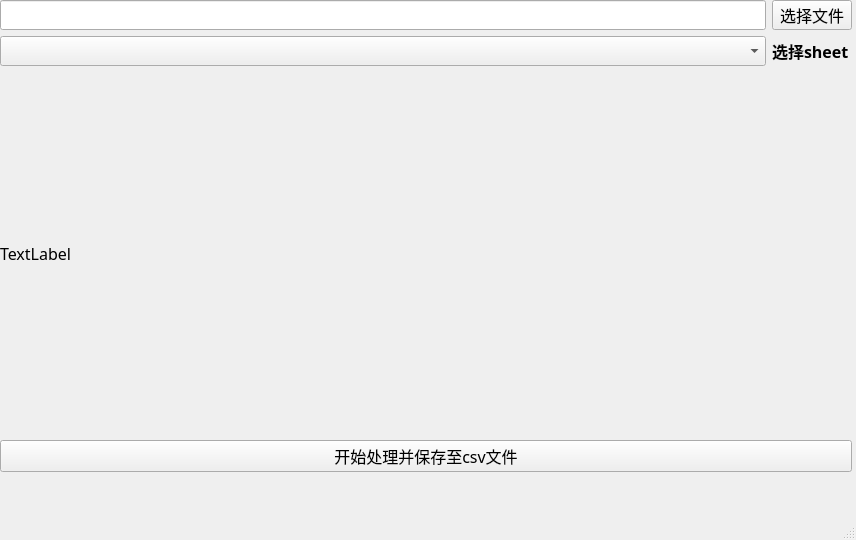
<?xml version="1.0" encoding="UTF-8"?>
<ui version="4.0">
 <class>MainWindow</class>
 <widget class="QMainWindow" name="MainWindow">
  <property name="geometry">
   <rect>
    <x>0</x>
    <y>0</y>
    <width>856</width>
    <height>540</height>
   </rect>
  </property>
  <property name="font">
   <font>
    <family>黑体</family>
    <pointsize>16</pointsize>
   </font>
  </property>
  <property name="windowTitle">
   <string>MainWindow</string>
  </property>
  <widget class="QWidget" name="centralwidget">
   <property name="font">
    <font>
     <pointsize>12</pointsize>
    </font>
   </property>
   <widget class="QWidget" name="">
    <property name="geometry">
     <rect>
      <x>0</x>
      <y>0</y>
      <width>852</width>
      <height>472</height>
     </rect>
    </property>
    <layout class="QGridLayout" name="gridLayout">
     <item row="0" column="0">
      <layout class="QHBoxLayout" name="horizontalLayout_2">
       <item>
        <widget class="QLineEdit" name="lineEdit_file_dir">
         <property name="maximumSize">
          <size>
           <width>999</width>
           <height>30</height>
          </size>
         </property>
         <property name="font">
          <font>
           <pointsize>8</pointsize>
          </font>
         </property>
        </widget>
       </item>
       <item>
        <widget class="QPushButton" name="Button_select_file">
         <property name="minimumSize">
          <size>
           <width>80</width>
           <height>0</height>
          </size>
         </property>
         <property name="maximumSize">
          <size>
           <width>100</width>
           <height>30</height>
          </size>
         </property>
         <property name="font">
          <font>
           <pointsize>12</pointsize>
          </font>
         </property>
         <property name="text">
          <string>选择文件</string>
         </property>
        </widget>
       </item>
      </layout>
     </item>
     <item row="1" column="0">
      <layout class="QHBoxLayout" name="horizontalLayout">
       <item>
        <widget class="QComboBox" name="comboBox_select_sheet">
         <property name="maximumSize">
          <size>
           <width>999</width>
           <height>30</height>
          </size>
         </property>
        </widget>
       </item>
       <item>
        <widget class="QLabel" name="label">
         <property name="maximumSize">
          <size>
           <width>80</width>
           <height>30</height>
          </size>
         </property>
         <property name="font">
          <font>
           <family>黑体</family>
           <pointsize>12</pointsize>
           <weight>75</weight>
           <bold>true</bold>
          </font>
         </property>
         <property name="text">
          <string>选择sheet</string>
         </property>
        </widget>
       </item>
      </layout>
     </item>
     <item row="2" column="0">
      <widget class="QLabel" name="pic_label">
       <property name="minimumSize">
        <size>
         <width>850</width>
         <height>350</height>
        </size>
       </property>
       <property name="text">
        <string>TextLabel</string>
       </property>
      </widget>
     </item>
     <item row="3" column="0">
      <widget class="QPushButton" name="Button_start">
       <property name="text">
        <string>开始处理并保存至csv文件</string>
       </property>
      </widget>
     </item>
    </layout>
   </widget>
  </widget>
  <widget class="QMenuBar" name="menubar">
   <property name="geometry">
    <rect>
     <x>0</x>
     <y>0</y>
     <width>856</width>
     <height>27</height>
    </rect>
   </property>
  </widget>
  <widget class="QStatusBar" name="statusbar"/>
 </widget>
 <resources/>
 <connections/>
</ui>
